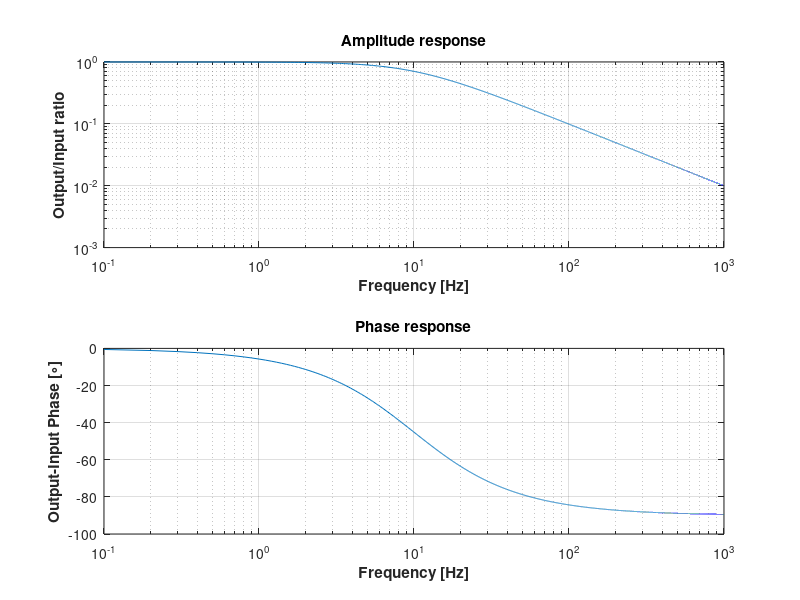

Reproduce this figure in MATLAB.
%% Frequency response of a low-pass filter

% Variables dictionary
% amp   --- Amplitude response
% f     --- Frequency of input voltage
% R     --- Resistance [ohms]
% C     --- Capacitance [F]
% phase --- phase response [deg]
% res   --- Vo/Vi


% Initialization of variables

R = 16e3;
C = 1e-6;
f = 0:0.1:1000;

% Calculate the response

res = 1 ./ (1 + 2 * pi * f * R * C * 1i);
amp = abs(res);
phase = angle(res);
phase = phase * 180 / pi;
% Create the plots
subplot(2, 1, 1);
loglog(f, amp);
title('\bfAmplitude response');
xlabel('\bfFrequency [Hz]');
ylabel('\bfOutput/Input ratio');
grid on;

subplot(2,1,2);
semilogx(f, phase);
title('\bfPhase response');
xlabel('\bfFrequency [Hz]');
ylabel('\bfOutput-Input Phase [\circ]');
grid on;